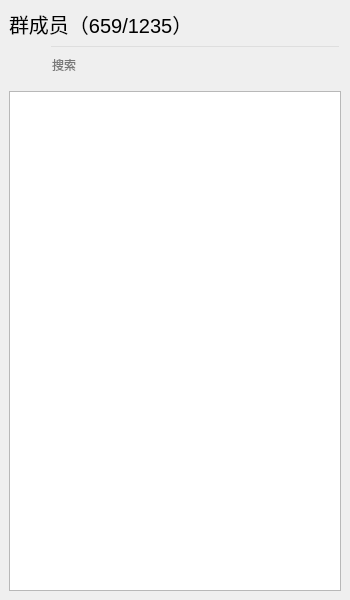
<?xml version="1.0" encoding="UTF-8"?>
<ui version="4.0">
 <class>MainWindow</class>
 <widget class="QMainWindow" name="MainWindow">
  <property name="geometry">
   <rect>
    <x>0</x>
    <y>0</y>
    <width>350</width>
    <height>600</height>
   </rect>
  </property>
  <property name="windowTitle">
   <string>MainWindow</string>
  </property>
  <widget class="QWidget" name="centralwidget">
   <layout class="QVBoxLayout" name="verticalLayout">
    <item>
     <widget class="QLabel" name="label">
      <property name="font">
       <font>
        <pointsize>15</pointsize>
       </font>
      </property>
      <property name="text">
       <string>群成员（659/1235）</string>
      </property>
     </widget>
    </item>
    <item>
     <layout class="QHBoxLayout" name="horizontalLayout">
      <property name="spacing">
       <number>0</number>
      </property>
      <item>
       <widget class="QPushButton" name="pushButton">
        <property name="minimumSize">
         <size>
          <width>40</width>
          <height>40</height>
         </size>
        </property>
        <property name="maximumSize">
         <size>
          <width>40</width>
          <height>40</height>
         </size>
        </property>
        <property name="styleSheet">
         <string notr="true">QPushButton{
border:none;
image:url(:/icon/search.png);
}</string>
        </property>
        <property name="text">
         <string/>
        </property>
       </widget>
      </item>
      <item>
       <widget class="QLineEdit" name="lineEdit">
        <property name="minimumSize">
         <size>
          <width>0</width>
          <height>40</height>
         </size>
        </property>
        <property name="styleSheet">
         <string notr="true">background-color: rgba(191, 64, 64, 0);</string>
        </property>
        <property name="placeholderText">
         <string>搜索</string>
        </property>
       </widget>
      </item>
     </layout>
    </item>
    <item>
     <widget class="QListWidget" name="listWidget">
      <property name="focusPolicy">
       <enum>Qt::NoFocus</enum>
      </property>
      <property name="styleSheet">
       <string notr="true">QListWidget::item{
height:65px;
}
QListWidget::item:selected{
height:65px;
background-color:rgb(211, 215, 207);
}
QListWidget::item:hover{
height:65px;
background-color:rgb(136, 138, 133);
}</string>
      </property>
     </widget>
    </item>
   </layout>
  </widget>
 </widget>
 <resources/>
 <connections/>
</ui>
